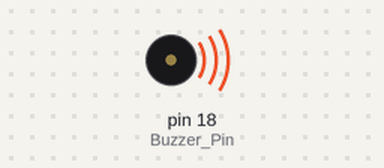
Bench run of a sketch on a simulated Arduino Uno, built with avr-gcc and run on an emulated ATmega328P. Parts: buzzer (waves = sounding, pin HIGH).

Above: at 0.5 s.
Timing chart, 0 to 4.6 s (numbered marks = the images above):
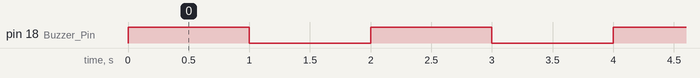

The sketch:

Buzzer_TMB12A03.ino
```cpp
const int Buzzer_Pin = 18;

void setup() {
  pinMode(Buzzer_Pin, OUTPUT);
}

void loop() {
  digitalWrite(Buzzer_Pin, HIGH);
  delay(1000);

  digitalWrite(Buzzer_Pin, LOW);
  delay(1000);
}
```

Measured:
- by itself, pin 18 (Buzzer_Pin): alternates HIGH for 1.0 s and LOW for 1.0 s
